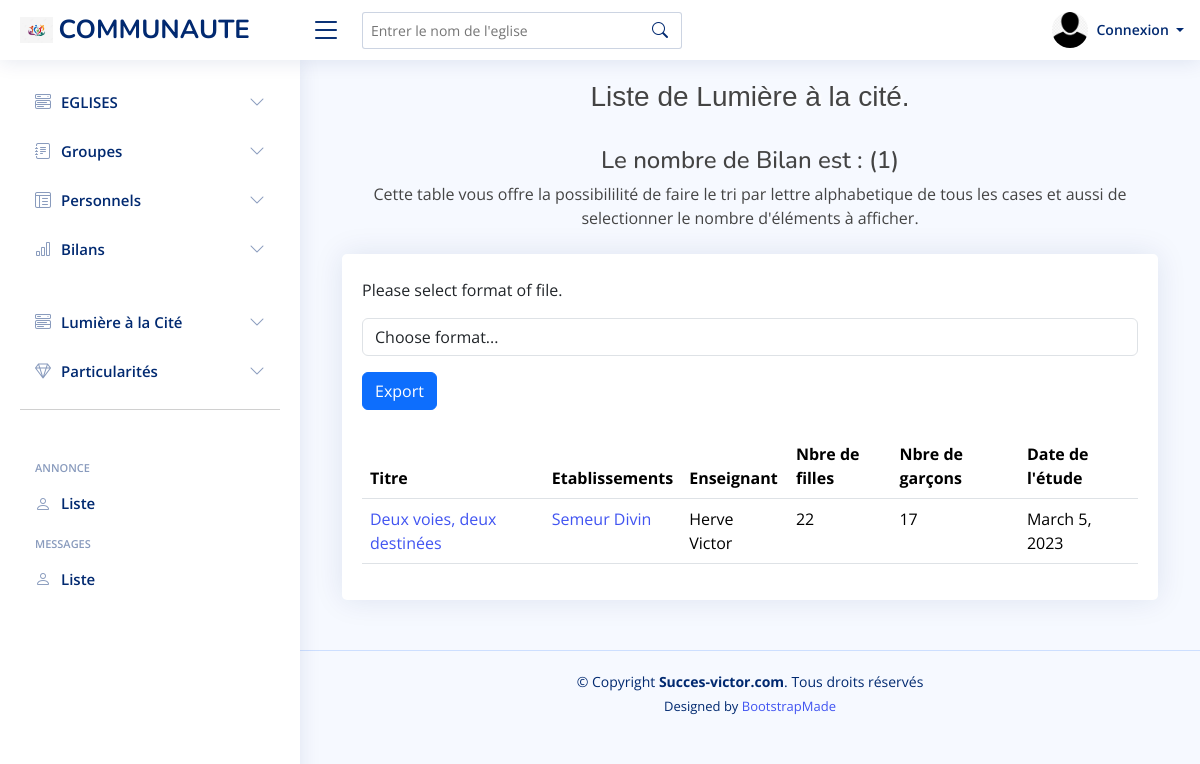
The page /Lumiere_cite/lumieres on the database its author committed.
### LumiereCite/models.py (models this page shows, shortened)
class BillanDeLumiere(models.Model):
    titre = models.CharField(max_length=200)
    etablissements = models.CharField(max_length=100)
    enseignant = models.CharField(max_length=100)
    numbre_de_fille = models.CharField(max_length=100)
    numbre_de_garcon = models.CharField(max_length=100)
    rapports_suggestions = models.TextField()
    date = models.DateField(auto_now_add=False)
    add_date = models.DateField(auto_now_add=True)
    auteur = models.ForeignKey(User, on_delete=models.CASCADE)

### LumiereCite/views.py (the view)
# urls.py: path('lumieres', BillanDeLumiereList.as_view(), name='lumieres_list'),
class BillanDeLumiereList(ListView):
    model = BillanDeLumiere
    template_name = 'Lumiere/lumieres_list.html'
    def get_context_data(self, *args, **kwargs):
        lumieres_list = BillanDeLumiere.objects.all()
        lumieres_list_count = lumieres_list.count()
        context = super(BillanDeLumiereList, self).get_context_data(*args, **kwargs)
        context["lumieres_list"] = lumieres_list
        context["lumieres_list_count"] = lumieres_list_count
        return context

### LumiereCite/templates/Lumiere/lumieres_list.html (shortened to what this page needs)
{% extends 'base.html' %}
{% load static %}
{% block gestion %}
<div class="container-fluid">
    <h1 class="h3 mb-2 text-gray-800">Liste de Lumière à la cité.</h1>
  <br>
    <center>
    <h4 class="">Le nombre de Bilan est : ({{lumieres_list_count}})</h4>
    <p class="mb-4">Cette table vous offre la possibililité de faire le tri par lettre alphabetique de tous les cases et aussi de selectionner le nombre d'éléments à afficher.</p>
  </center>
<section class="section">
    <div class="row">
      <div class="col-lg-12">
        <div class="card">
          <div class="card-body"><br>
              <form method="post" enctype="multipart/form-data">
                <p>Please select format of file.</p>
                <select name="file-format" class="form-control my-3">
                    <option selected>Choose format...</option>
                  </select>
                <button class="btn btn-primary" type="submit">Export</button>
              </form>
              <br>
            <table class="table datatable">
              <thead>
                <tr>
                    <th>Titre</th>
                    <th>Etablissements</th>
                    <th>Enseignant</th>
                    <th>Nbre de filles</th>
                    <th>Nbre de garçons</th>
                    <th>Date de l'étude</th>
                </tr>
              </thead>
              <tbody>
                    {% for lumiere in object_list %}
                        <tr>
                            <td><a href="{% url 'lumiere_detail' lumiere.pk %}">{{lumiere.titre}}</a></td>
                            <td><a href="{% url 'lumiere_filtre_ets' lumiere.etablissements %}">{{lumiere.etablissements}}</a> </td>
                            <td>{{lumiere.enseignant}} </td>
                            <td>{{lumiere.numbre_de_fille}}</td>
                            <td>{{lumiere.numbre_de_garcon}} </td>
                            <td>{{lumiere.date}}</td>
                        </tr>
                        {% endfor %}
              </tbody>
            </table>
          </div>
        </div>
      </div>
    </div>
  </section>
</div>
{% endblock  %}

### static/assets/css/style.css (style rules this page uses)
:root { scroll-behavior: smooth; }
body { font-family: "Open Sans", sans-serif; background: #f6f9ff; color: #444444; }
a { color: #4154f1; text-decoration: none; }
h1, h2, h3, h4, h5, h6 { font-family: "Nunito", sans-serif; }
.card { margin-bottom: 30px; border: none; border-radius: 5px; box-shadow: 0px 0 30px rgba(1, 41, 112, 0.1); }
.card-body { padding: 0 20px 20px 20px; }

### static/css/main.css (style rules this page uses)
h1 { text-align: center; font-family: "Trebuchet MS", "Lucida Sans Unicode", "Lucida Grande", "Lucida Sans", Arial, sans-serif; text-shadow: 2px 1px 3px white; }

### rows shown on the page
BillanDeLumiere: titre "Deux voies, deux destinées", etablissements "Semeur Divin", enseignant "Herve Victor", numbre_de_fille "22", numbre_de_garcon "17", date "March 5, 2023"

### other values the page prints
{{ lumieres_list_count }} "1"
